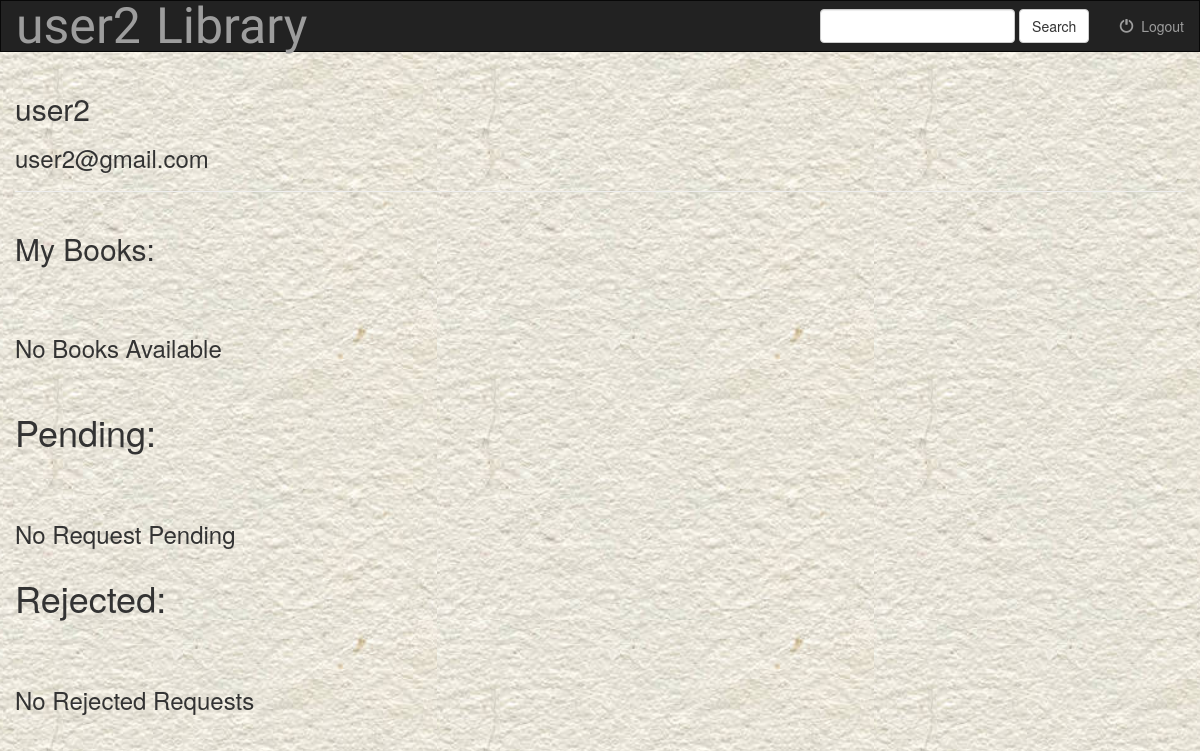
The app's page /books/home/ (signed in), older data.
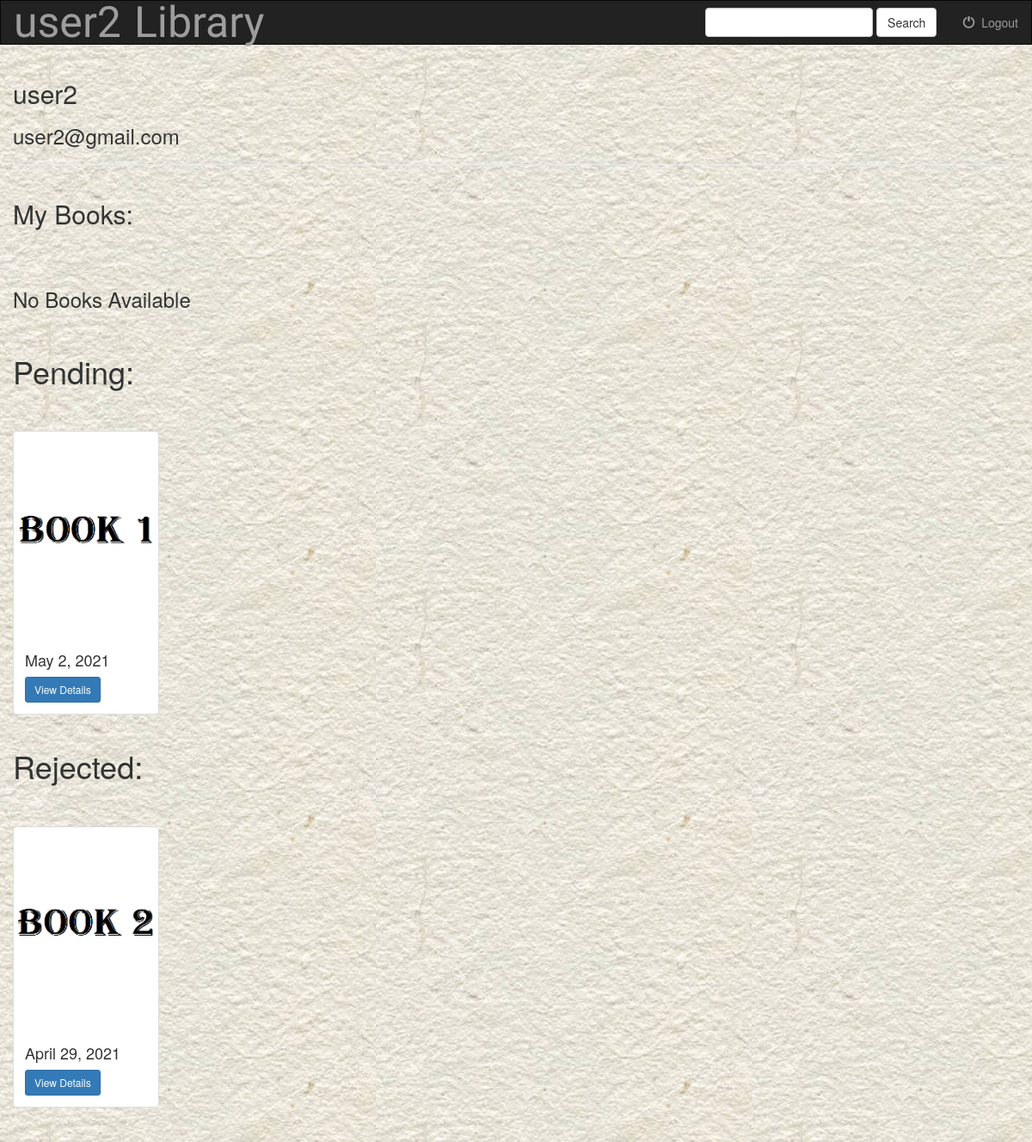
The same page, newer data.
### books/models.py (models this page shows, shortened)
class Request(models.Model):
    user = models.ForeignKey(User, on_delete=models.CASCADE)
    book = models.ForeignKey(Book, on_delete=models.CASCADE)
    state = models.CharField(max_length=1, choices=(("1", "Accepted"),("2", "Rejected"), ("3", "Pending")))
    return_date = models.DateField()

class Book(models.Model):
    title=models.CharField(max_length=100)
    author=models.CharField(max_length=100)
    publisher=models.CharField(max_length=100)
    genre=models.CharField(max_length=100)
    summary=models.CharField(max_length=2000)
    ISBN=models.CharField(max_length=13, validators=[MinLengthValidator(13)])
    location=models.CharField(max_length=100)
    availability=models.IntegerField(validators=[MinValueValidator(0)])
    picture=models.FileField()

### books/views.py (the view)
# urls.py: 2. Add a URL to urlpatterns:  path('', views.home, name='home')
def home(request):
    if request.user.is_librarian:
        return redirect("/books")
    borrowed = Request.objects.filter(user=request.user, state = "1")
    pending = Request.objects.filter(user=request.user, state = "3")
    rejected = Request.objects.filter(user=request.user, state = "2")
    return render(request, 'books/home.html', {'borrowed': borrowed, 'pending': pending, "rejected": rejected, "user": request.user})

### books/templates/books/home.html (shortened to what this page needs)
{% extends 'books/base.html' %}
{% block body %}
<div class="container-fluid">
<h2>{{user.username}}</h2>
<h3>{{user.email}}</h3>
<hr>
    <div class="row">
        <div class="col-sm-12">
            <h2>My Books: </h2>
            <br><br>
        </div>
        {% if borrowed %}
            {% for book in borrowed %}
                <div class="col-sm-4 col-lg-2">
                    <div class="thumbnail">
                        <a href="{% url 'books:detail' book.book.id %}">
                            <img src="{{ book.book.picture.url }}" class="img-responsive">
                        </a>
                        <div class="caption">
                            <h2>{{ book.book.title }}</h2>
                            <h4>{{ book.book.author }}</h4>
                            <h4>{{ book.return_date }}</h4>
                            <a href="{% url 'books:detail' book.book.id %}" class="btn btn-primary btn-sm" role="button">View Details</a>
                        </div>
                    </div>
                </div>
                {% cycle '' '' '' '' '' '<div class="clearfix visible-lg"></div>' %}
            {% endfor %}
        {% else %}
            <div class="col-sm-12">
                <h3>No Books Available</h3>
            </div>
        {% endif %}
    </div>
</div><br>
<div class="container-fluid">
    <div class="row">
        <div class="col-sm-12">
            <h1>Pending: </h1>
            <br><br>
        </div>
        {% if pending %}
            {% for book in pending %}
                <div class="col-sm-4 col-lg-2">
                    <div class="thumbnail">
                        <a href="{% url 'books:detail' book.book.id %}">
                            <img src="{{ book.book.picture.url }}" class="img-responsive">
                        </a>
                        <div class="caption">
                            <h4>{{ book.return_date }}</h4>
                            <a href="{% url 'books:detail' book.book.id %}" class="btn btn-primary btn-sm" role="button">View Details</a>
                        </div>
                    </div>
                </div>
            {% endfor %}
        {% else %}
            <div class="col-sm-12">
                <h3>No Request Pending</h3>
            </div>
        {% endif %}
    </div>
    <div class="row">
        <div class="col-sm-12">
            <h1>Rejected: </h1>
            <br><br>
        </div>
        {% if rejected %}
            {% for book in rejected %}
                <div class="col-sm-4 col-lg-2">
                    <div class="thumbnail">
                        <a href="{% url 'books:detail' book.book.id %}">
                            <img src="{{ book.book.picture.url }}" class="img-responsive">
                        </a>
                        <div class="caption">
                            <h4>{{ book.return_date }}</h4>
                            <a href="{% url 'books:detail' book.book.id %}" class="btn btn-primary btn-sm" role="button">View Details</a>
                        </div>
                    </div>
                </div>
            {% endfor %}
        {% else %}
            <div class="col-sm-12">
                <h3>No Rejected Requests</h3>
            </div>
        {% endif %}
    </div>
</div><br>
{% endblock%}

Row changes from the older to the newer data that the page shows:
added Request: book.picture (picture), return_date "May 2, 2021", shown under "Pending:"
added Request: book.picture (picture), return_date "April 29, 2021", shown under "Rejected:"
Text that changed along with them:
text no longer shown: "No Request Pending No Rejected Requests"
